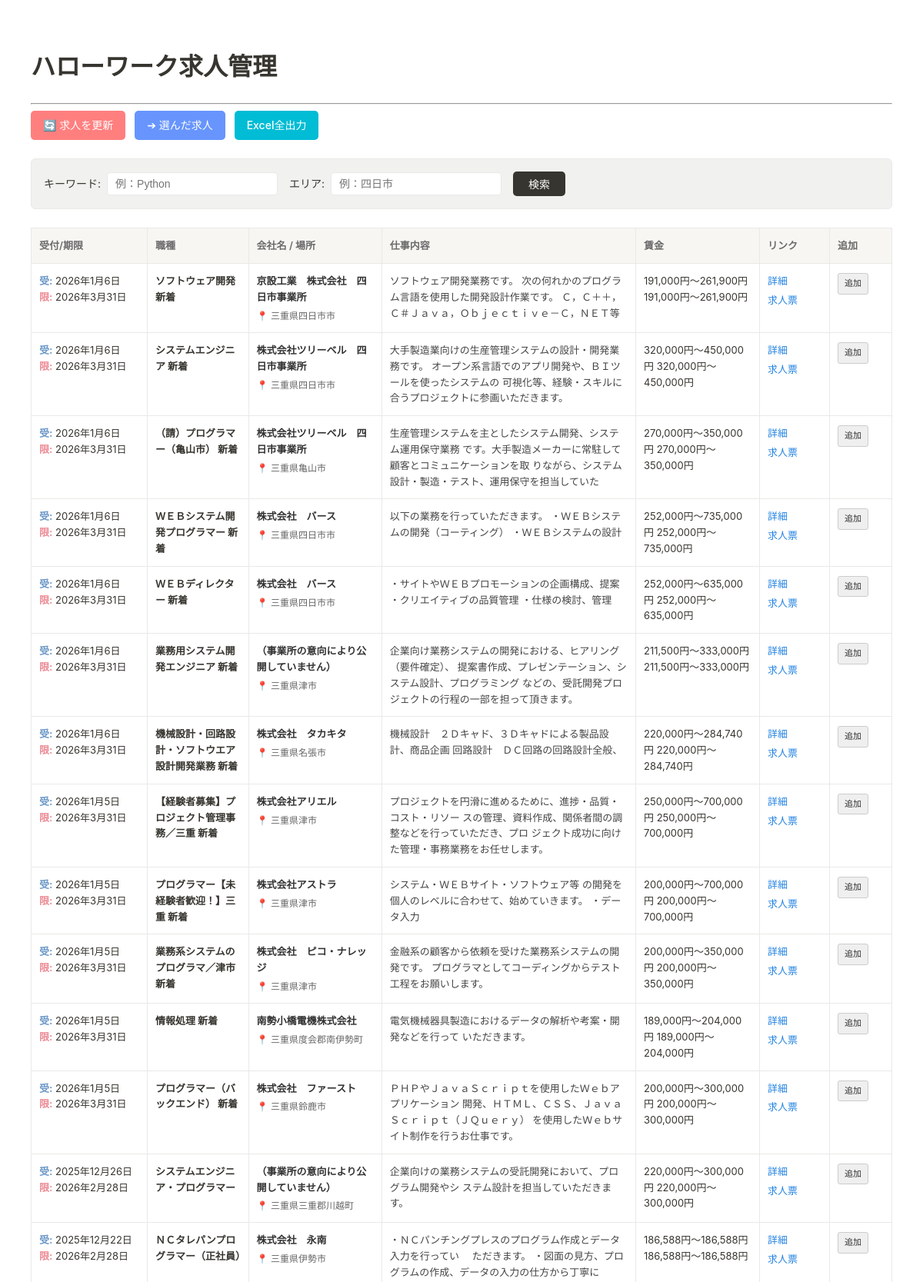
The page / (upper part) on the database its author committed.
### app.py (models this page shows)
class Job(db.Model):
    __tablename__ = 'jobs'
    id = db.Column(db.Integer, primary_key=True)
    job_category = db.Column(db.Text)
    company_name = db.Column(db.Text)
    work_location = db.Column(db.Text)
    job_description = db.Column(db.Text)
    employment_type = db.Column(db.Text)
    salary = db.Column(db.Text)
    working_hours = db.Column(db.Text)
    holidays = db.Column(db.Text)
    age_limit = db.Column(db.Text)
    job_number = db.Column(db.Text)
    disclosure_scope = db.Column(db.Text)
    detail_url = db.Column(db.Text)
    pdf_url = db.Column(db.Text)
    reception_date = db.Column(db.Text) # ここが正しく読み取られる必要があります
    expiry_date = db.Column(db.Text)    # ここが正しく読み取られる必要があります

### app.py (the view)
@app.route("/", methods=["GET", "POST"])
def index():
    query = Job.query
    keyword = request.form.get("keyword", ""); area = request.form.get("area", "")
    if keyword: query = query.filter(Job.job_description.contains(keyword))
    if area: query = query.filter(Job.work_location.contains(area))
    return render_template("index.html", jobs=query.all(), keyword=keyword, area=area)

### templates/index.html (shortened to what this page needs)
{% extends "base.html" %}
{% block content %}
<div class="action-bar">
    <a href="{{ url_for('update_data') }}"
       class="btn btn-update"
       onclick="this.style.pointerEvents='none'; this.innerText='🔄 更新中（約1分）...';">
       🔄 求人を更新
    </a>
    <a href="{{ url_for('my_list_view') }}" class="btn btn-primary">➔ 選んだ求人</a>
    <a href="{{ url_for('export') }}" class="btn btn-success">Excel全出力</a>
</div>
<form method="POST" class="search-form">
    <div class="form-group">
        <label>キーワード:</label>
        <input type="text" name="keyword" value="{{ keyword }}" placeholder="例：Python">
    </div>
    <div class="form-group">
        <label>エリア:</label>
        <input type="text" name="area" value="{{ area }}" placeholder="例：四日市">
    </div>
    <button type="submit" class="btn btn-search">検索</button>
</form>
<table class="job-table">
    <thead>
        <tr>
            <th class="col-date">受付/期限</th>
            <th>職種</th>
            <th>会社名 / 場所</th>
            <th>仕事内容</th>
            <th class="col-salary">賃金</th>
            <th class="col-link">リンク</th>
            <th class="col-add">追加</th>
        </tr>
    </thead>
    <tbody>
        {% for job in jobs %}
        <tr>
            <td class="cell-date">
                <span class="label-reception">受:</span> {{ job.reception_date if job.reception_date else "---" }}<br>
                <span class="label-expiry">限:</span> {{ job.expiry_date if job.expiry_date else "---" }}
            </td>
            <td class="cell-category">
                <strong>{{ job.job_category }}</strong>
            </td>
            <td class="cell-company">
                <div class="company-name">{{ job.company_name }}</div>
                <div class="location-text">📍 {{ job.work_location }}</div>
            </td>
            <td class="cell-description">
                <div class="description-truncate">
                    {{ job.job_description }}
                </div>
            </td>
            <td class="cell-salary">
                {{ job.salary }}
            </td>
            <td class="cell-links">
                {% if job.detail_url %}
                <a href="{{ job.detail_url }}" target="_blank" class="link-item">詳細</a>
                {% endif %}
                {% if job.pdf_url %}
                <a href="{{ job.pdf_url }}" target="_blank" class="link-item">求人票</a>
                {% endif %}
            </td>
            <td class="cell-action">
                <a href="{{ url_for('add_to_list', job_id=job.id) }}" class="btn-add">追加</a>
            </td>
        </tr>
        {% endfor %}
    </tbody>
</table>
{% endblock %}

### static/css/style.css (style rules this page uses)
body { background-color: #ffffff; color: #37352f; font-family: -apple-system, BlinkMacSystemFont, "Segoe UI", Helvetica, Arial, sans-serif; padding: 40px; line-height: 1.6; margin: 0; }
.action-bar { display: flex; gap: 12px; margin-bottom: 24px; }
.btn { padding: 8px 16px; text-decoration: none; border-radius: 5px; font-size: 14px; font-weight: 500; transition: opacity 0.2s; display: inline-block; border: none; cursor: pointer; }
.btn-update { background-color: #ff7f7f; color: white; }
.btn-primary { background-color: #6795fd ; color: white; }
.btn-success { background-color: #00bcd4; color: white; }
.btn-search { background-color: #37352f; color: white; padding: 6px 20px; }
.search-form { background: #f1f1ef; padding: 16px; border-radius: 6px; border: 1px solid #e9e9e8; display: flex; align-items: center; gap: 15px; margin-bottom: 24px; }
.form-group { display: flex; align-items: center; gap: 8px; font-size: 14px; }
.search-form input { border: 1px solid #e9e9e8; padding: 6px 10px; border-radius: 4px; font-size: 14px; width: 200px; }
.job-table { width: 100%; border-collapse: collapse; margin-top: 20px; font-size: 13px; border: 1px solid #e9e9e8; }
.job-table th { background-color: #f7f6f3; color: #6b6b6b; font-weight: 600; text-align: left; padding: 12px 10px; border: 1px solid #e9e9e8; white-space: nowrap; }
.job-table td { padding: 12px 10px; border: 1px solid #e9e9e8; vertical-align: top; }
.col-date { width: 130px; }
.col-salary { width: 140px; }
.col-link { width: 70px; text-align: center; }
.col-add { width: 60px; text-align: center; }
.label-reception { color: #6a97c6; font-weight: bold; }
.label-expiry { color: #ed8a94; font-weight: bold; }
.company-name { font-weight: bold; color: #333; }
.location-text { color: #666; font-size: 12px; margin-top: 4px; }
.description-truncate { color: #444; overflow: hidden; display: -webkit-box; -webkit-line-clamp: 4; -webkit-box-orient: vertical; }
.link-item { color: #2383e2; text-decoration: none; display: block; margin-bottom: 4px; }
.btn-add { background: #efefef; padding: 4px 8px; border-radius: 3px; border: 1px solid #ccc; text-decoration: none; color: #333; font-size: 11px; display: inline-block; }

### rows shown on the page
Job: reception_date "2026年1月6日", expiry_date "2026年3月31日", job_category "ソフトウェア開発 新着", company_name "京設工業 株式会社 四日市事業所", work_location "三重県四日市市", job_description "ソフトウェア開発業務です。 次の何れかのプログラム言語を使用した開発設計作業です。 Ｃ，Ｃ＋＋，Ｃ＃Ｊａｖａ，Ｏｂｊｅｃｔｉｖｅ－Ｃ，ＮＥＴ等", salary "191,000円〜261,900円 191,000円〜261,900円"
Job: reception_date "2026年1月6日", expiry_date "2026年3月31日", job_category "システムエンジニア 新着", company_name "株式会社ツリーベル 四日市事業所", work_location "三重県四日市市", job_description "大手製造業向けの生産管理システムの設計・開発業務です。 オープン系言語でのアプリ開発や、ＢＩツールを使ったシステムの 可視化等、経験・スキルに合うプロジェクトに参画いただきます。", salary "320,000円〜450,000円 320,000円〜450,000円"
Job: reception_date "2026年1月6日", expiry_date "2026年3月31日", job_category "（請）プログラマー（亀山市） 新着", company_name "株式会社ツリーベル 四日市事業所", work_location "三重県亀山市", job_description "生産管理システムを主としたシステム開発、システム運用保守業務 です。大手製造メーカーに常駐して顧客とコミュニケーションを取 りながら、システム設計・製造・テスト、運用保守を担当していた", salary "270,000円〜350,000円 270,000円〜350,000円"
Job: reception_date "2026年1月6日", expiry_date "2026年3月31日", job_category "ＷＥＢシステム開発プログラマー 新着", company_name "株式会社 バース", work_location "三重県四日市市", job_description "以下の業務を行っていただきます。 ・ＷＥＢシステムの開発（コーティング） ・ＷＥＢシステムの設計", salary "252,000円〜735,000円 252,000円〜735,000円"
Job: reception_date "2026年1月6日", expiry_date "2026年3月31日", job_category "ＷＥＢディレクター 新着", company_name "株式会社 バース", work_location "三重県四日市市", job_description "・サイトやＷＥＢプロモーションの企画構成、提案 ・クリエイティブの品質管理 ・仕様の検討、管理", salary "252,000円〜635,000円 252,000円〜635,000円"
Job: reception_date "2026年1月6日", expiry_date "2026年3月31日", job_category "業務用システム開発エンジニア 新着", company_name "（事業所の意向により公開していません）", work_location "三重県津市", job_description "企業向け業務システムの開発における、ヒアリング（要件確定）、 提案書作成、プレゼンテーション、システム設計、プログラミング などの、受託開発プロジェクトの行程の一部を担って頂きます。", salary "211,500円〜333,000円 211,500円〜333,000円"
Job: reception_date "2026年1月6日", expiry_date "2026年3月31日", job_category "機械設計・回路設計・ソフトウエア設計開発業務 新着", company_name "株式会社 タカキタ", work_location "三重県名張市", job_description "機械設計 ２Ｄキャド、３Ｄキャドによる製品設計、商品企画 回路設計 ＤＣ回路の回路設計全般、", salary "220,000円〜284,740円 220,000円〜284,740円"
Job: reception_date "2026年1月5日", expiry_date "2026年3月31日", job_category "【経験者募集】プロジェクト管理事務／三重 新着", company_name "株式会社アリエル", work_location "三重県津市", job_description "プロジェクトを円滑に進めるために、進捗・品質・コスト・リソー スの管理、資料作成、関係者間の調整などを行っていただき、プロ ジェクト成功に向けた管理・事務業務をお任せします。", salary "250,000円〜700,000円 250,000円〜700,000円"
Job: reception_date "2026年1月5日", expiry_date "2026年3月31日", job_category "プログラマー【未経験者歓迎！】三重 新着", company_name "株式会社アストラ", work_location "三重県津市", job_description "システム・ＷＥＢサイト・ソフトウェア等 の開発を個人のレベルに合わせて、始めていきます。 ・データ入力", salary "200,000円〜700,000円 200,000円〜700,000円"
Job: reception_date "2026年1月5日", expiry_date "2026年3月31日", job_category "業務系システムのプログラマ／津市 新着", company_name "株式会社 ピコ・ナレッジ", work_location "三重県津市", job_description "金融系の顧客から依頼を受けた業務系システムの開発です。 プログラマとしてコーディングからテスト工程をお願いします。", salary "200,000円〜350,000円 200,000円〜350,000円"
Job: reception_date "2026年1月5日", expiry_date "2026年3月31日", job_category "情報処理 新着", company_name "南勢小橋電機株式会社", work_location "三重県度会郡南伊勢町", job_description "電気機械器具製造におけるデータの解析や考案・開発などを行って いただきます。", salary "189,000円〜204,000円 189,000円〜204,000円"
Job: reception_date "2026年1月5日", expiry_date "2026年3月31日", job_category "プログラマー（バックエンド） 新着", company_name "株式会社 ファースト", work_location "三重県鈴鹿市", job_description "ＰＨＰやＪａｖａＳｃｒｉｐｔを使用したＷｅｂアプリケーション 開発、ＨＴＭＬ、ＣＳＳ、ＪａｖａＳｃｒｉｐｔ（ＪＱｕｅｒｙ） を使用したＷｅｂサイト制作を行うお仕事です。", salary "200,000円〜300,000円 200,000円〜300,000円"
Job: reception_date "2025年12月26日", expiry_date "2026年2月28日", job_category "システムエンジニア・プログラマー", company_name "（事業所の意向により公開していません）", work_location "三重県三重郡川越町", job_description "企業向けの業務システムの受託開発において、プログラム開発やシ ステム設計を担当していただきます。", salary "220,000円〜300,000円 220,000円〜300,000円"
Job: reception_date "2025年12月22日", expiry_date "2026年2月28日", job_category "ＮＣタレパンプログラマー（正社員）", company_name "株式会社 永南", work_location "三重県伊勢市", job_description "・ＮＣパンチングプレスのプログラム作成とデータ入力を行ってい ただきます。 ・図面の見方、プログラムの作成、データの入力の仕方から丁寧に", salary "186,588円〜186,588円 186,588円〜186,588円"
